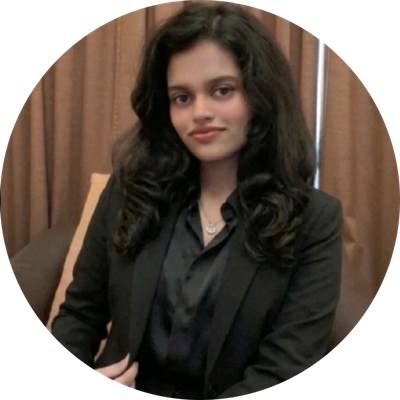
#> input picture assets/profile_photo.png, 400 x 400 px
$ python generate_portrait.py ../assets/profile_photo.png out.png
#> lines starting #> are read from the running program, lines starting #| are printed output that depends on the picture
#!/usr/bin/env python3
"""
Generate an animated SVG ASCII portrait from a source photo.

Pipeline: rembg cutout -> bilateral filter -> CLAHE -> darkening curve
-> ramp mapping -> per-row typing animation (SMIL clipPath wipe).

Usage:
    python3 generate_portrait.py <source_image> <output_svg> [--cols 90] [--font woff2_base64_path]
"""
import sys
import argparse
import base64
import numpy as np
from PIL import Image
import cv2

RAMP = " .`:-=+*cs#%@"  # 13 levels, light -> dark
CHAR_W = 7.74           # em advance baked into the grid (0.600em @ font-size 12.9)
FONT_SIZE = 12.9
LINE_H = CHAR_W * 2 * 0.48 / 0.6  # derived so rows*char cell reads square-ish


def remove_background_to_white(img: Image.Image) -> Image.Image:
    """Cut the subject out and composite onto pure white so the background
    maps to the blank end of the ramp instead of filling with '@'."""
    from rembg import remove, new_session
    # u2net_human_seg keeps hair detail far better than plain u2net, which
    # tends to shave dark hair away against a dark/cluttered background
    session = new_session("u2net_human_seg")
    cutout = remove(img, session=session)  # RGBA, subject only
    bg = Image.new("RGBA", cutout.size, (255, 255, 255, 255))
    bg.paste(cutout, (0, 0), cutout)
    return bg.convert("RGB")


# [131 lines left out: functions to_ascii_grid, pixel_to_char, grid_to_rows, esc, build_svg, not called in this run]


def main():
    ap = argparse.ArgumentParser()
    ap.add_argument("source")
    ap.add_argument("output")
    ap.add_argument("--cols", type=int, default=90)
    ap.add_argument("--font", default=None, help="path to a woff2 file to embed")
    args = ap.parse_args()

    img = Image.open(args.source).convert("RGB")
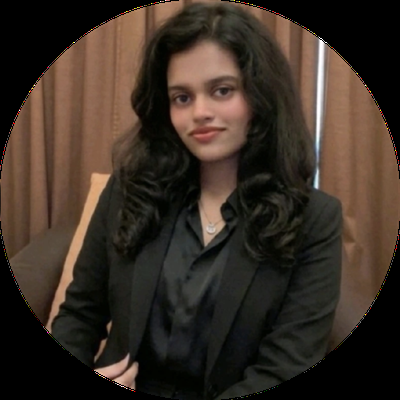
#> img: PIL image 400x400 RGB; mean R, G, B 57.9, 46.3, 37.1
    img = remove_background_to_white(img)
    grid, cols, rows = to_ascii_grid(img, args.cols)
    rows_text = grid_to_rows(grid)

    font_b64 = None
    if args.font:
        with open(args.font, "rb") as f:
            font_b64 = base64.b64encode(f.read()).decode("ascii")

    svg = build_svg(rows_text, cols, font_b64=font_b64)
    with open(args.output, "w") as f:
        f.write(svg)

    print(f"grid: {cols}x{rows} rows, wrote {args.output}")


if __name__ == "__main__":
    main()
#> (the call stopped at in remove_background_to_white, `session = new_session("u2net_human_seg")`: rembg is not available in this run)
